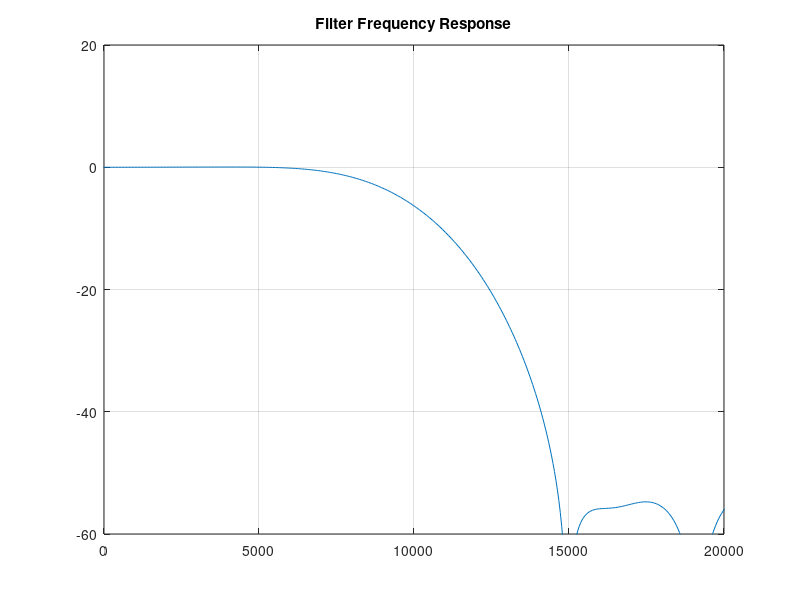

The MATLAB script that drew this image:
% copied from https://www.allaboutcircuits.com/technical-articles/design-of-fir-filters-design-octave-matlab/

close all;
clear all;
clf;


f1 = 10000;
f2 = 15000;
delta_f = f2-f1;
Fs = 192000;
dB  = 40;
N = dB*Fs/(22*delta_f);

f =  [f1 ]/(Fs/2)
hc = fir1(round(N)-1, f,'low')


figure
plot((-0.5:1/4096:0.5-1/4096)*Fs,20*log10(abs(fftshift(fft(hc,4096)))))
axis([0 20000 -60 20])
title('Filter Frequency Response')
grid on